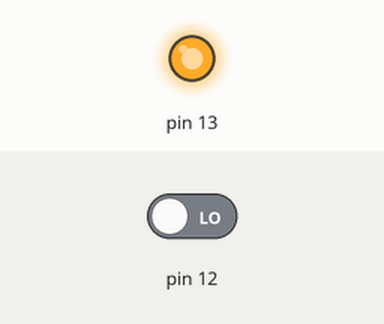
Simulated run of this sketch. Board: Arduino Uno, built with avr-gcc and run on an emulated ATmega328P. Shown: output pins drawn as LEDs (lit = HIGH). The test bench sets the inputs (shaded band); at power-on: pin 12 LOW.

Above: at 1.2 s.
1.3 s: pin 12 driven HIGH
At 2.5 s:
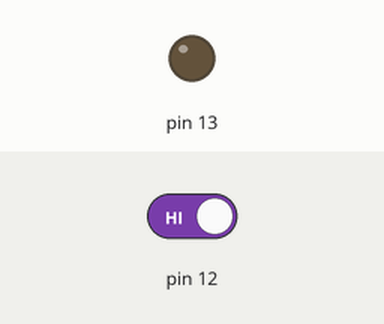
2.8 s: pin 12 driven LOW
At 3.7 s:
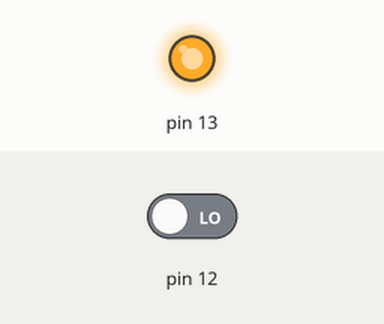
Timing chart, 0 to 5.8 s (numbered marks = the images above; inputs shaded):
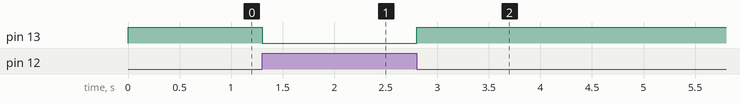

The sketch:

NOT.ino
```cpp
void setup()
{

 pinMode(13,OUTPUT);
 pinMode (12,INPUT);
}

void loop()

{
  int dvalue=digitalRead(12);
  if (dvalue==HIGH)
  {
    digitalWrite(13,LOW);
  }
  else
  {
  digitalWrite(13,HIGH);
  }
}
```

Measured:
- after the input at 1.3 s, pin 13: HIGH → LOW at once
- after the input at 2.8 s, pin 13: LOW → HIGH at once
